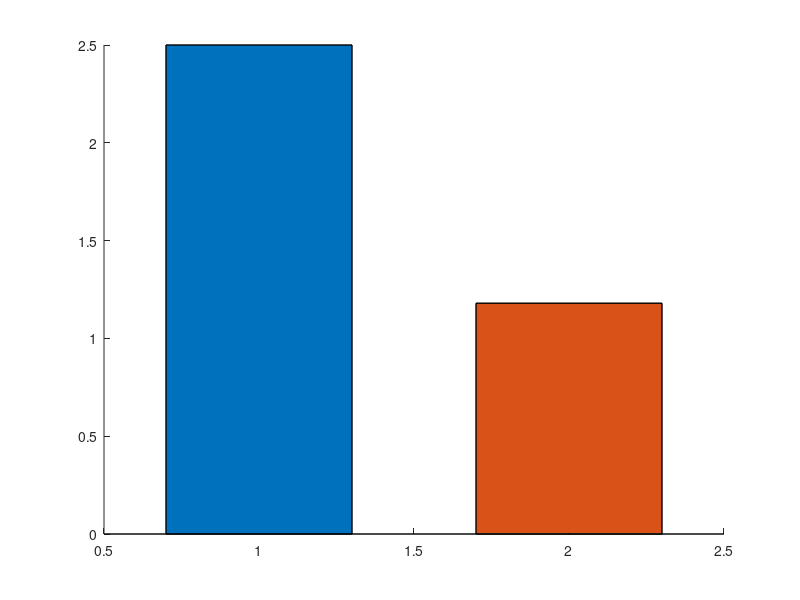

MATLAB code to generate this figure: (Note: this script raises an error after producing the figure.)
%% ==========================================================
%% mfc vs non-mfc — individual bar chart per gene, ΜΟΝΟ στις 120h
%% Exported ξεχωριστά, Teal χρώματα
%% ==========================================================
clear; clc; close all;

genes = {'lasI','rhlI','pqsA','rhlA','edd','algC','phzA','phzS','fabA'};

% ---- Average στις 120h: [non-mfc, mfc] ----
avg120.lasI = [2.50   1.18];
avg120.rhlI = [1.94   0.49];
avg120.pqsA = [12.44  3.38];
avg120.rhlA = [13.06  2.55];
avg120.edd  = [722.78 1424.20];
avg120.algC = [1.41   0.20];
avg120.phzA = [636.34 217.02];
avg120.phzS = [2.73   41.83];
avg120.fabA = [353.93 197.88];

% ---- Stdev στις 120h: [non-mfc, mfc] ----
sd120.lasI = [1.60   0.98];
sd120.rhlI = [0.58   0.49];
sd120.pqsA = [6.76   2.82];
sd120.rhlA = [1.57   0.00];
sd120.edd  = [0.00   290.33];
sd120.algC = [0.42   0.12];
sd120.phzA = [255.34 127.24];
sd120.phzS = [1.71   0.00];
sd120.fabA = [40.20  0.00];

% ---- Χρώματα: Teal 5 (mfc), Teal 2 (non-mfc) ----
col_mfc    = [27  72  94]/255;
col_nonmfc = [128 174 154]/255;

labels = {'non mfc','mfc'};

%% ---- Δημιουργία και export ξεχωριστού chart για κάθε γονίδιο ----
for i = 1:numel(genes)
    g = genes{i};
    vals = avg120.(g);
    errs = sd120.(g);

    fig = figure('Color','w','Position',[100 100 350 350]);
    ax = axes(fig);
    hold(ax,'on');

    b = bar(ax, 1:2, diag(vals), 'stacked', 'EdgeColor','k', 'LineWidth', 1, ...
        'BarWidth', 0.6);
    b(1).FaceColor = col_nonmfc;   % non-mfc
    b(2).FaceColor = col_mfc;      % mfc

    errorbar(ax, 1:2, vals, errs, 'k', 'LineStyle','none', ...
        'LineWidth', 1.2, 'CapSize', 8);

    hold(ax,'off');

    set(ax, 'FontName','Arial', 'FontSize', 11, 'XColor','k', 'YColor','k', ...
        'LineWidth', 1, 'Box','on', 'TickDir','out', ...
        'XTick', 1:2, 'XTickLabel', labels);

    title(ax, g, 'FontName','Arial', 'FontWeight','bold', 'FontSize', 14, ...
        'FontAngle','italic');
    ylabel(ax, 'Relative mRNA expression (120 h)', 'FontName','Arial', ...
        'FontWeight','bold', 'FontSize', 10);

    ylim(ax, [0, max(vals+errs)*1.2]);
    xlim(ax, [0.4 2.6]);

    % ---- Export ξεχωριστό αρχείο για κάθε γονίδιο ----
    fname = sprintf('mfc_vs_nonmfc_120h_%s', g);
    exportgraphics(fig, [fname '.tif'], 'Resolution', 1200);
    exportgraphics(fig, [fname '.eps'], 'ContentType', 'vector');
end
